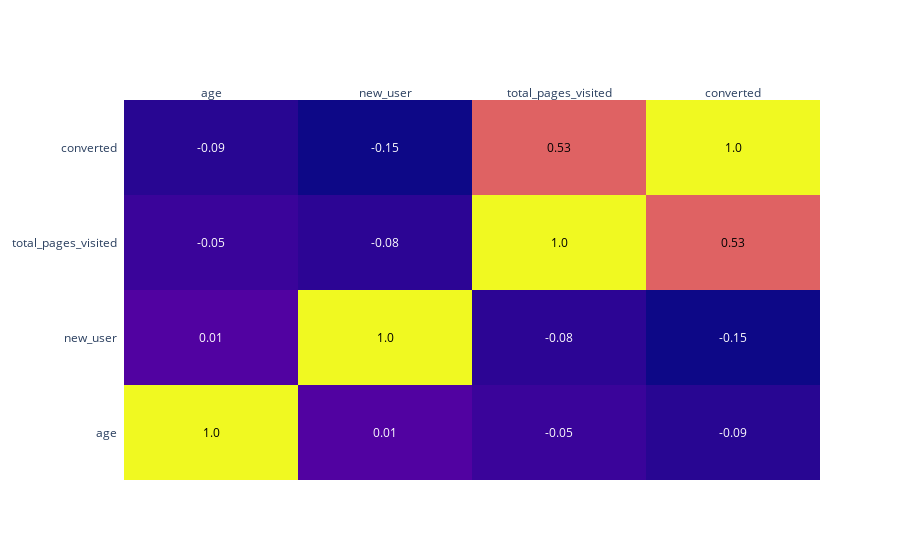

This figure's notebook cell:
### Markdown cell above
### Correlations between features and target

### Code cell
# Correlation matrix
corr_matrix = df.corr().round(2)

fig = ff.create_annotated_heatmap(corr_matrix.values,
                                  x = corr_matrix.columns.tolist(),
                                  y = corr_matrix.index.tolist())

fig.show()

### Figure 1 — Plotly figure (JSON) as saved in the notebook; plotly's stock layout.template omitted (floating-point values rounded to 4 significant figures)
{"data": [{"colorscale": [[0, "#0d0887"], [0.1111, "#46039f"], [0.2222, "#7201a8"], [0.3333, "#9c179e"], [0.4444, "#bd3786"], [0.5556, "#d8576b"], [0.6667, "#ed7953"], [0.7778, "#fb9f3a"], [0.8889, "#fdca26"], [1, "#f0f921"]], "reversescale": false, "showscale": false, "type": "heatmap", "x": ["age", "new_user", "total_pages_visited", "converted"], "y": ["age", "new_user", "total_pages_visited", "converted"], "z": [[1, 0.01, -0.05, -0.09], [0.01, 1, -0.08, -0.15], [-0.05, -0.08, 1, 0.53], [-0.09, -0.15, 0.53, 1]]}], "layout": {"annotations": [{"font": {"color": "#000000"}, "showarrow": false, "text": "1.0", "x": "age", "xref": "x", "y": "age", "yref": "y"}, {"font": {"color": "#FFFFFF"}, "showarrow": false, "text": "0.01", "x": "new_user", "xref": "x", "y": "age", "yref": "y"}, {"font": {"color": "#FFFFFF"}, "showarrow": false, "text": "-0.05", "x": "total_pages_visited", "xref": "x", "y": "age", "yref": "y"}, {"font": {"color": "#FFFFFF"}, "showarrow": false, "text": "-0.09", "x": "converted", "xref": "x", "y": "age", "yref": "y"}, {"font": {"color": "#FFFFFF"}, "showarrow": false, "text": "0.01", "x": "age", "xref": "x", "y": "new_user", "yref": "y"}, {"font": {"color": "#000000"}, "showarrow": false, "text": "1.0", "x": "new_user", "xref": "x", "y": "new_user", "yref": "y"}, {"font": {"color": "#FFFFFF"}, "showarrow": false, "text": "-0.08", "x": "total_pages_visited", "xref": "x", "y": "new_user", "yref": "y"}, {"font": {"color": "#FFFFFF"}, "showarrow": false, "text": "-0.15", "x": "converted", "xref": "x", "y": "new_user", "yref": "y"}, {"font": {"color": "#FFFFFF"}, "showarrow": false, "text": "-0.05", "x": "age", "xref": "x", "y": "total_pages_visited", "yref": "y"}, {"font": {"color": "#FFFFFF"}, "showarrow": false, "text": "-0.08", "x": "new_user", "xref": "x", "y": "total_pages_visited", "yref": "y"}, {"font": {"color": "#000000"}, "showarrow": false, "text": "1.0", "x": "total_pages_visited", "xref": "x", "y": "total_pages_visited", "yref": "y"}, {"font": {"color": "#000000"}, "showarrow": false, "text": "0.53", "x": "converted", "xref": "x", "y": "total_pages_visited", "yref": "y"}, {"font": {"color": "#FFFFFF"}, "showarrow": false, "text": "-0.09", "x": "age", "xref": "x", "y": "converted", "yref": "y"}, {"font": {"color": "#FFFFFF"}, "showarrow": false, "text": "-0.15", "x": "new_user", "xref": "x", "y": "converted", "yref": "y"}, {"font": {"color": "#000000"}, "showarrow": false, "text": "0.53", "x": "total_pages_visited", "xref": "x", "y": "converted", "yref": "y"}, {"font": {"color": "#000000"}, "showarrow": false, "text": "1.0", "x": "converted", "xref": "x", "y": "converted", "yref": "y"}], "xaxis": {"dtick": 1, "gridcolor": "rgb(0, 0, 0)", "side": "top", "ticks": ""}, "yaxis": {"dtick": 1, "ticks": "", "ticksuffix": "  "}}}
